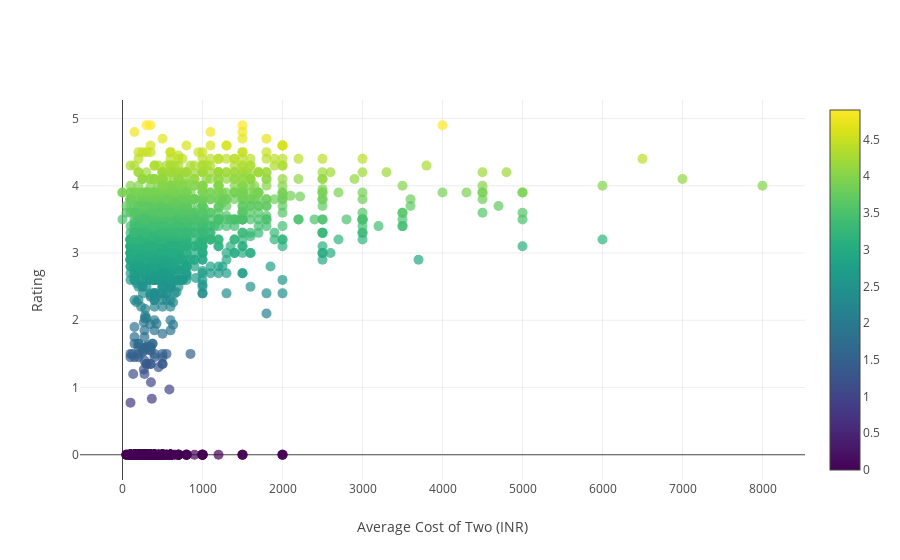

Notebook cell for this chart:
### Code cell
data = [
    go.Scatter(x = data_india_rest['Average Cost for two'],
              y = data_india_rest['Aggregate rating'],
               text = data_india['Text'],
              mode = "markers",
               marker = dict(opacity = 0.7,
                            size = 10,
                            color = data_india_rest['Aggregate rating'], #Set color equalivant to rating
                            colorscale= 'Viridis',
                            showscale=True,
                             maxdisplayed=2500,
                            ),
                hoverinfo="text+x+y",
              )
]
layout = go.Layout(autosize=True,
                   xaxis=dict(title="Average Cost of Two (INR)",
                             #titlefont=dict(size=20,),
                             #tickmode="linear",
                             ),
                   yaxis=dict(title="Rating",
                             #titlefont=dict(size=17,),
                             ),
                  )
iplot(dict(data=data, layout=layout))

### Figure 1 — Plotly figure (JSON) as saved in the notebook; plotly's stock layout.template omitted (floating-point values rounded to 4 significant figures; data arrays with more than 128 entries replaced by an {"elided": "..."} marker saying what was removed)
{"data": [{"hoverinfo": "text+x+y", "marker": {"color": {"elided": "6604 float values"}, "colorscale": "Viridis", "maxdisplayed": 2500, "opacity": 0.7, "showscale": true, "size": 10}, "mode": "markers", "text": {"elided": "8652 str values"}, "type": "scatter", "x": {"elided": "6604 float values"}, "y": {"elided": "6604 float values"}}], "layout": {"autosize": true, "xaxis": {"title": "Average Cost of Two (INR)"}, "yaxis": {"title": "Rating"}}}
